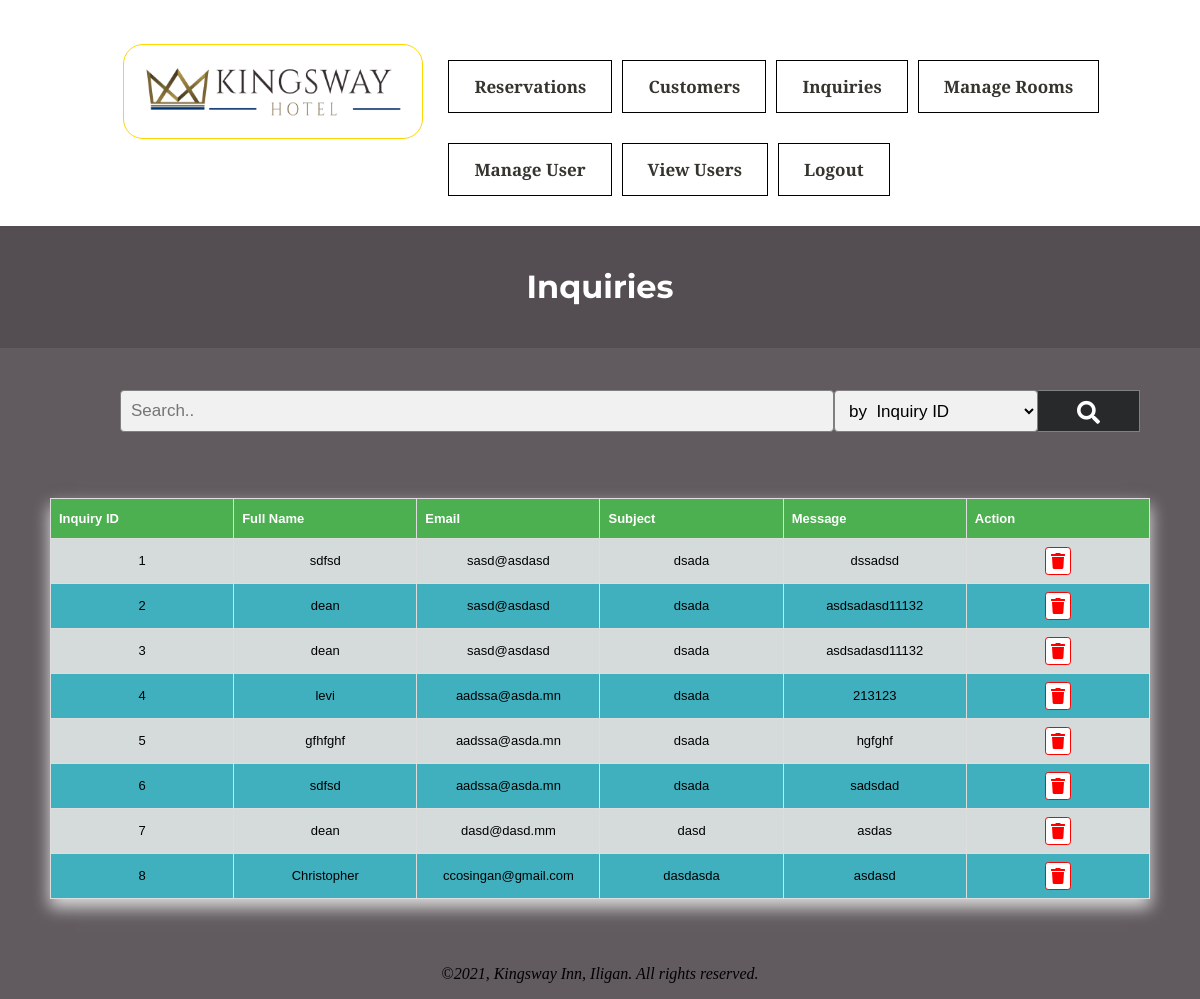
Screenshot of /inquiries.php (signed in) with the database file from the repository.
### tables this page shows
CREATE TABLE `inquiry` (
  `inquiry_id` int(255) NOT NULL,
  `fullname` varchar(255) NOT NULL,
  `email` varchar(255) NOT NULL,
  `subject` varchar(255) NOT NULL,
  `message` text NOT NULL
);

### inquiries.php (the view, shortened to what this page needs)
<?php
$connect = connectdb();
    $sql = "SELECT * FROM inquiry";
    $result = $connect->query($sql);
?>
<!DOCTYPE html>
<html lang="en">
<head>
    <link rel="stylesheet" href="css/style.css">
    <link rel="stylesheet" href="https://use.fontawesome.com/releases/v5.15.3/css/all.css">
</head>
<body>
    <section class="cnav menu col-12 col">
        <nav class="col-12 col">
            <ul class="col menuflat col-12 clinks6">
                <a href="index.php#Home" class="clogo" style="margin-left:6%;"><img class="logo" src="images/logo-inline.png" alt=""></a>
                <a href="reservations.php" class="c-button cbooking">Reservations</a>
                <a href="customers.php" class="c-button cbooking">Customers</a>
                <a href="inquiries.php" class="c-button cbooking">Inquiries</a>
                <a href="managerooms.php" class="c-button cbooking">Manage Rooms</a>
                <a href="createusers.php" class="c-button cbooking">Manage User</a>
                <a href="viewusers.php" class="c-button cbooking">View Users</a>
                <a href="logout.php" class="c-button cbooking">Logout</a>
            </ul>
        </nav>
    </section>
    <header class="col-12 col">
        <div class="cite">
            <h1>Inquiries</h1>
        </div>
    </header>
	<section id="" class="col-12 col">
        <form action="" method="POST" class="searchform" style="">
            <input id="Gosearch" type="text" placeholder="Search.." name="search">
            <select name="taskOption" id="entityID">
                <option value="inquiry_id">by &nbsp;Inquiry ID</option>
            </select>
            <button class="searchbtn" type="submit" name="searchAccount"><i class="fa fa-search"></i></button>
        </form>
        <section class="table-container">
            <table id="customers">
                <thead>
                    <tr>
                        <th>Inquiry ID</th>
                        <th>Full Name</th>
                        <th>Email</th>
                        <th>Subject</th>
                        <th>Message</th>
                        <th>Action</th>
                    </tr>
                </thead>
                <tbody>
                <?php
                    if (isset($_POST['search']) && $_POST['search'] == ""){
                        $sql = "SELECT * FROM inquiry";
                        $query = mysqli_query($connect, $sql);
                        while($row = mysqli_fetch_array($query)){ ?>
                        <tr>
                            <td><?php echo $row['inquiry_id']; ?></td>
                            <td><?php echo $row['fullname']; ?></td>
                            <td><?php echo $row['email']; ?></td>
                            <td><?php echo $row['subject']; ?></td>
                            <td><?php echo $row['message']; ?></td>
                        <td><a href="#" onclick="javascript: deleteAccount(<?php echo $row['inquiry_id']; ?>)"><i class="fas fa-trash"></i></a></td>
                        </tr>
                <?php }} else {
                    while($row = mysqli_fetch_array($result)){ ?>
                        <tr>
                            <td><?php echo $row['inquiry_id']; ?></td>
                            <td><?php echo $row['fullname']; ?></td>
                            <td><?php echo $row['email']; ?></td>
                            <td><?php echo $row['subject']; ?></td>
                            <td><?php echo $row['message']; ?></td>
                        <td><a href="#" onclick="javascript: deleteAccount(<?php echo $row['inquiry_id']; ?>)"><i class="fas fa-trash"></i></a></td>
                        </tr>
                <?php }}?>
            </tbody>
            </table>
        </section>
    </section>
    <footer id="" class="col col-12">
        <p id="copyright ">&copy;<time datetime="2021-04-13 "><em>2021</time>, Kingsway Inn, Iligan. All rights reserved.</em></p>
    </footer>
</body>
</html>

### css/style.css (style rules this page uses)
body { display: block; margin: 0; font-family: 'Times New Roman', Times, serif; background-color: #615a5f; }
* { box-sizing: border-box; }
header, section { margin: 0!important; }
.cnav { font-family: 'Cinzel', serif; font-weight: 600; background: rgb(255, 255, 255); }
.cite, .catqoute { font-family: 'Montserrat', 'Raleway', sans-serif; font-weight: 400; }
.logo { width: 300px!important; height: 95px!important; display: inline-block; padding: 8px 16px; border: none; vertical-align: middle; border: 1px gold solid; border-radius: 20px; transition: .3s all ease; }
.c-button { margin: 30px 10px 0 0; }
a.c-button { color: rgb(53, 52, 46); }
.cbooking { border: 1px solid black!important; }
a { transition: .3s all ease; color: #ffffff; }
td>a { color: #000000; }
form.searchform { max-width: 85%; margin-left: 10%; margin-top: 3%; }
form.searchform input[type=text] { padding: 10px; font-size: 17px; border: 1px solid grey; float: left; width: 70%; background: #f1f1f1; }
form.searchform select { padding: 10px; font-size: 17px; border: 1px solid grey; float: left; width: 20%; background: #f1f1f1; height: 42px; }
form.searchform button { float: left; width: 10%; padding: 10px; background: #28292b; color: white; font-size: 17px; border: 1px solid grey; border-left: none; cursor: pointer; height: 42px; }
form.searchform::after { content: ""; clear: both; display: table; }
.searchbtn { padding: 12px; border: 1px solid #ccc; box-sizing: border-box; margin-top: 6px; margin-bottom: 16px; resize: vertical; }
.table-container { width: 100%; margin: auto; padding: 50px 50px 50px 50px; }
#customers { font-family: Arial, Helvetica, sans-serif; font-size: 13px; border-collapse: collapse; width: 100%; box-shadow: 0 8px 16px 1px rgba(255, 255, 255, .8), 0 6px 20px 0 rgba(0, 0, 0, 0.19); height: 50%; table-layout: fixed; word-break: break-all; }
#customers td, #customers th { font-size: 13px; border: 1px solid #ddd; padding: 8px; word-break: break-all; width: 8%; }
#customers tr:nth-child(even) { background-color: #41b0be; }
#customers tr:nth-child(odd) { background-color: #d5dbdb; }
#customers th { padding-top: 12px; padding-bottom: 12px; text-align: left; background-color: #4CAF50; color: white; }
input, textarea, select { padding: 12px; border: 1px solid #ccc; border-radius: 4px; box-sizing: border-box; margin-top: 6px; margin-bottom: 16px; resize: vertical; }
.menuflat { overflow: hidden; background-color: transparent; }
.menuflat a { float: left; display: block; text-align: center; padding: 14px 25px; text-decoration: none; font-size: 17px; background-image: ; }
.menu ul { list-style-type: none; margin: 0; padding: 0; }
.cite { background-color: #544e52; color: #ffffff; width: inherit; padding: 20px; }
nav { float: left; padding: 30px; }
nav ul { list-style-type: none; padding: 0; }
nav a { text-decoration: none; }
.col { float: left; text-align: center; }
.col-12 { width: 100%; }
.fa, .fas { user-select: none; }
.fa, .fas { display: inline-block; font: normal normal normal 14px/1 FontAwesome; text-rendering: auto; -webkit-font-smoothing: antialiased; color: rgb(255, 255, 255); font-size: 23px; }
.fa-trash { color: red; border: 1px red solid; padding: 5px; border-radius: .2rem; background-color: #fff; font-size: 16px; }

### rows the page displays
inquiry: inquiry_id "1", fullname "sdfsd", email "sasd@asdasd", subject "dsada", message "dssadsd"
inquiry: inquiry_id "2", fullname "dean", email "sasd@asdasd", subject "dsada", message "asdsadasd11132"
inquiry: inquiry_id "3", fullname "dean", email "sasd@asdasd", subject "dsada", message "asdsadasd11132"
inquiry: inquiry_id "4", fullname "levi", email "aadssa@asda.mn", subject "dsada", message "213123"
inquiry: inquiry_id "5", fullname "gfhfghf", email "aadssa@asda.mn", subject "dsada", message "hgfghf"
inquiry: inquiry_id "6", fullname "sdfsd", email "aadssa@asda.mn", subject "dsada", message "sadsdad"
inquiry: inquiry_id "7", fullname "dean", email "dasd@dasd.mm", subject "dasd", message "asdas"
inquiry: inquiry_id "8", fullname "Christopher", email "ccosingan@gmail.com", subject "dasdasda", message "asdasd"
